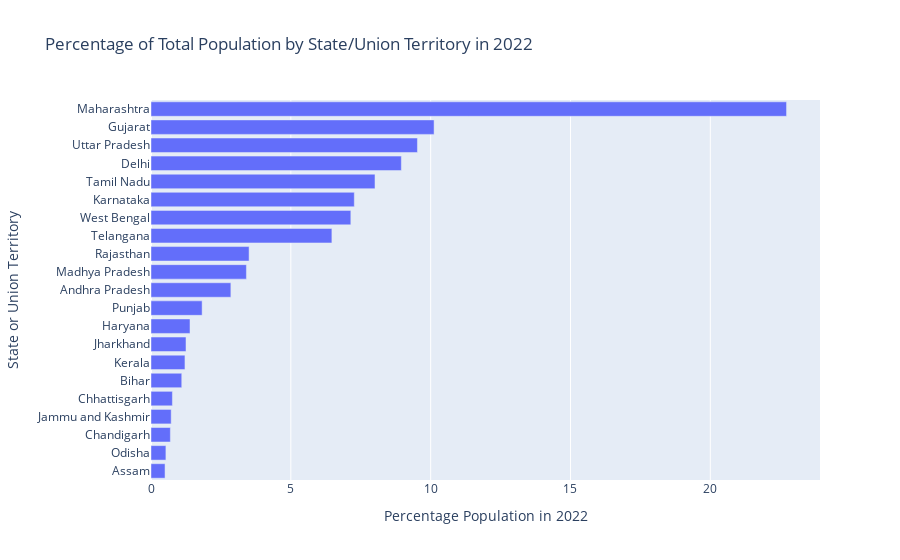

Source (notebook cell):
### Code cell
import plotly.express as px

# Create a DataFrame for Plotly
df_plotly_percentage = percentage_population.reset_index()
df_plotly_percentage.columns = ['State or Union Territory', 'Percentage Population']

# Create the horizontal bar chart
fig = px.bar(df_plotly_percentage, 
             x='Percentage Population', 
             y='State or Union Territory', 
             orientation='h',
             title='Percentage of Total Population by State/Union Territory in 2022')

# Customize the layout
fig.update_layout(yaxis_categoryorder='total ascending',
                  xaxis_title='Percentage Population in 2022',
                  yaxis_title='State or Union Territory')

# Show the interactive horizontal bar chart
fig.show()

### Figure 1 — Plotly figure (JSON) as saved in the notebook; plotly's stock layout.template omitted (floating-point values rounded to 4 significant figures)
{"data": [{"alignmentgroup": "True", "hovertemplate": "Percentage Population=%{x}<br>State or Union Territory=%{y}<extra></extra>", "legendgroup": "", "marker": {"color": "#636efa", "pattern": {"shape": ""}}, "name": "", "offsetgroup": "", "orientation": "h", "showlegend": false, "textposition": "auto", "type": "bar", "x": [22.73, 10.12, 9.528, 8.952, 8.009, 7.27, 7.146, 6.468, 3.508, 3.412, 2.856, 1.828, 1.395, 1.251, 1.214, 1.1, 0.7653, 0.7217, 0.6927, 0.533, 0.5021], "xaxis": "x", "y": ["Maharashtra", "Gujarat", "Uttar Pradesh", "Delhi", "Tamil Nadu", "Karnataka", "West Bengal", "Telangana", "Rajasthan", "Madhya Pradesh", "Andhra Pradesh", "Punjab", "Haryana", "Jharkhand", "Kerala", "Bihar", "Chhattisgarh", "Jammu and Kashmir", "Chandigarh", "Odisha", "Assam"], "yaxis": "y"}], "layout": {"barmode": "relative", "legend": {"tracegroupgap": 0}, "title": {"text": "Percentage of Total Population by State/Union Territory in 2022"}, "xaxis": {"anchor": "y", "domain": [0, 1], "title": {"text": "Percentage Population in 2022"}}, "yaxis": {"anchor": "x", "categoryorder": "total ascending", "domain": [0, 1], "title": {"text": "State or Union Territory"}}}}
